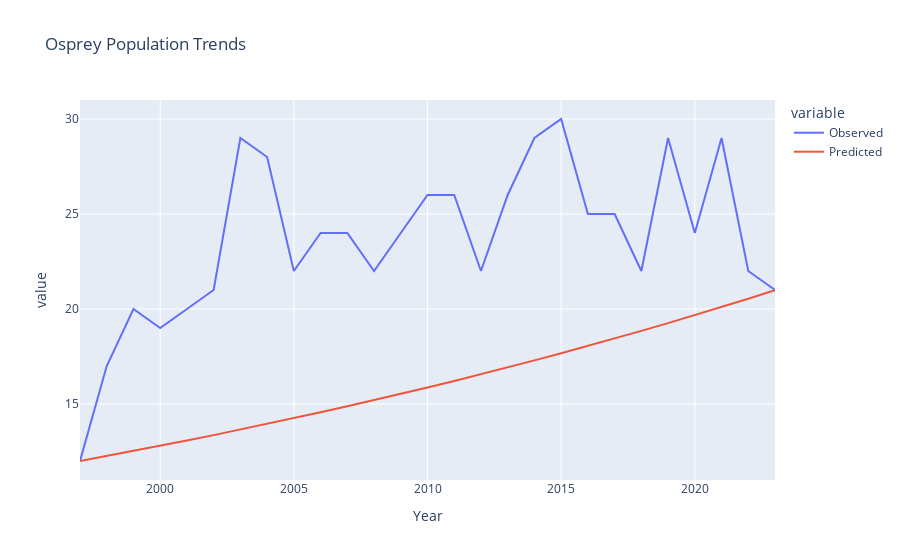

Here is the notebook cell this chart was saved with:
### Code cell
#plot the observed and predicted data with year on the x axis using plotly
import plotly.express as px
fig = px.line(osprey_df, x='Year', y=['Observed', 'Predicted'], title='Osprey Population Trends')
fig.show()

### Figure 1 — Plotly figure (JSON) as saved in the notebook; plotly's stock layout.template omitted (floating-point values rounded to 4 significant figures)
{"data": [{"hovertemplate": "variable=Observed<br>Year=%{x}<br>value=%{y}<extra></extra>", "legendgroup": "Observed", "line": {"color": "#636efa", "dash": "solid"}, "marker": {"symbol": "circle"}, "mode": "lines", "name": "Observed", "orientation": "v", "showlegend": true, "type": "scatter", "x": [1997, 1998, 1999, 2000, 2001, 2002, 2003, 2004, 2005, 2006, 2007, 2008, 2009, 2010, 2011, 2012, 2013, 2014, 2015, 2016, 2017, 2018, 2019, 2020, 2021, 2022, 2023], "xaxis": "x", "y": [12, 17, 20, 19, 20, 21, 29, 28, 22, 24, 24, 22, 24, 26, 26, 22, 26, 29, 30, 25, 25, 22, 29, 24, 29, 22, 21], "yaxis": "y"}, {"hovertemplate": "variable=Predicted<br>Year=%{x}<br>value=%{y}<extra></extra>", "legendgroup": "Predicted", "line": {"color": "#EF553B", "dash": "solid"}, "marker": {"symbol": "circle"}, "mode": "lines", "name": "Predicted", "orientation": "v", "showlegend": true, "type": "scatter", "x": [1997, 1998, 1999, 2000, 2001, 2002, 2003, 2004, 2005, 2006, 2007, 2008, 2009, 2010, 2011, 2012, 2013, 2014, 2015, 2016, 2017, 2018, 2019, 2020, 2021, 2022, 2023], "xaxis": "x", "y": [12, 12.26, 12.53, 12.8, 13.08, 13.36, 13.65, 13.95, 14.25, 14.56, 14.88, 15.2, 15.53, 15.87, 16.21, 16.57, 16.93, 17.29, 17.67, 18.05, 18.45, 18.85, 19.26, 19.68, 20.1, 20.54, 20.99], "yaxis": "y"}], "layout": {"legend": {"title": {"text": "variable"}, "tracegroupgap": 0}, "title": {"text": "Osprey Population Trends"}, "xaxis": {"anchor": "y", "domain": [0, 1], "title": {"text": "Year"}}, "yaxis": {"anchor": "x", "domain": [0, 1], "title": {"text": "value"}}}}
